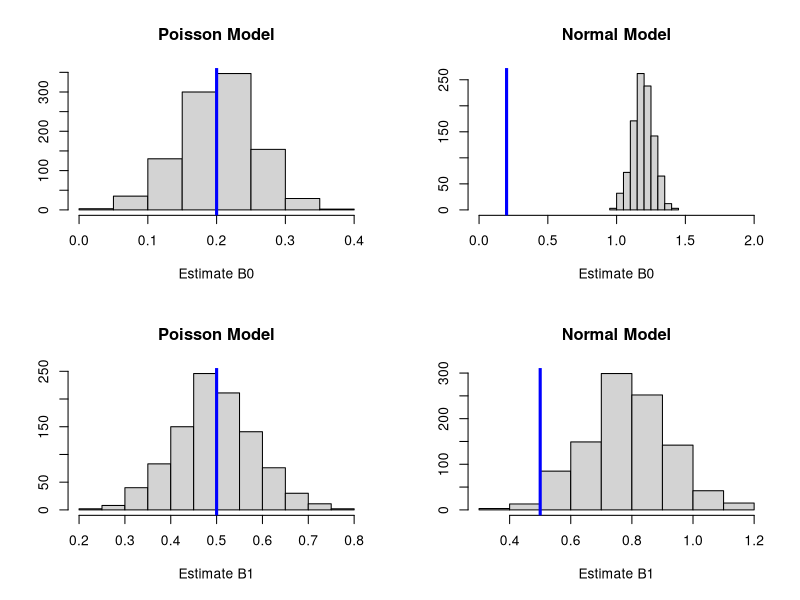
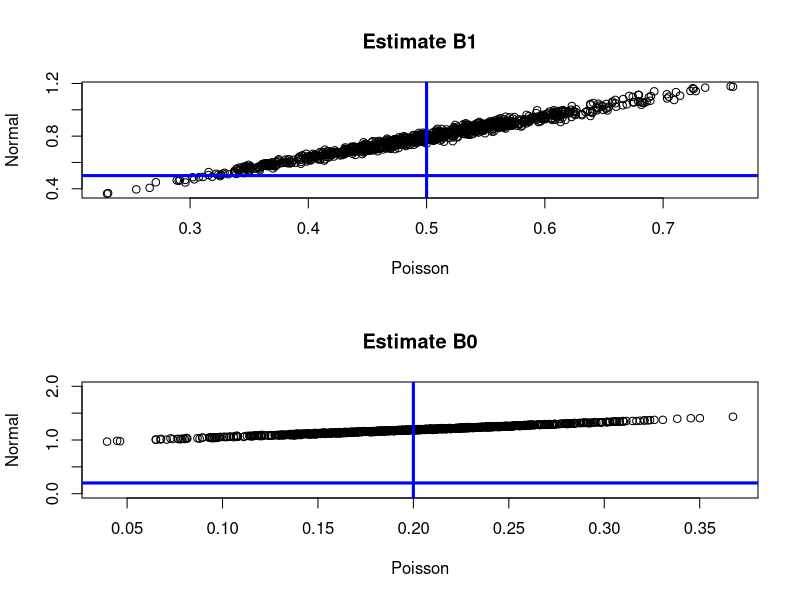

Write the R code that produced these figures, in order.
### Simulation study for LM(normal) vs GLM(link=Poisson) ###

set.seed(3759) ## for reproducibility
reps <- 1000 ## number of simulated data sets
par.est.pois <- matrix(NA, nrow=reps, ncol = 4)
par.est.norm <- matrix(NA, nrow=reps, ncol = 4)
b0 <- .2
b1 <- .5
n<- 1000
X<- runif(n, 0, 1)

for(i in 1:reps)
{
  Y <-rpois(n, exp(b0 + b1*X))
  ## poisson regression fit and estimates
  glm1 <- glm(Y ~ X, family = 'poisson')
  vcv <- vcov(glm1)
  par.est.pois[i,1] <- glm1$coef[1]
  par.est.pois[i,2] <- glm1$coef[2]
  par.est.pois[i,3] <- sqrt(diag(vcv)[1])
  par.est.pois[i,4] <- sqrt(diag(vcv)[2])
  ## normal regression fit and estimates
  lm1 <- lm(Y ~ X)
  vcv <- vcov(lm1)
  par.est.norm[i,1] <- lm1$coef[1]
  par.est.norm[i,2] <- lm1$coef[2]
  par.est.norm[i,3] <- sqrt(diag(vcv)[1])
  par.est.norm[i,4] <- sqrt(diag(vcv)[2])
}

#means of coefficient estimates
print(mean(par.est.pois[ , 1]))
print(mean(par.est.pois[ , 2]))
print(mean(par.est.norm[ , 1]))
print(mean(par.est.norm[ , 2]))

#SE of coefficient estimates
print(sqrt( var(par.est.pois[ , 1]) / reps) )
print(sqrt( var(par.est.pois[ , 2]) / reps) )
print(sqrt( var(par.est.norm[ , 1]) / reps) )
print(sqrt( var(par.est.norm[ , 2]) / reps) )

##plots
par(mfrow=c(2,2))
hist(par.est.pois[ , 1], xlab="Estimate B0", ylab="", main="Poisson Model")
abline(v=b0, col='blue', lwd=3)
hist(par.est.norm[ , 1], xlim = c(0,2), xlab="Estimate B0", ylab="", main="Normal Model")
abline(v=b0, col='blue', lwd=3)
hist(par.est.pois[ , 2], xlab="Estimate B1", ylab="", main="Poisson Model")
abline(v=b1, col='blue', lwd=3)
hist(par.est.norm[ , 2], xlab="Estimate B1", ylab="", main="Normal Model")
abline(v=b1, col='blue', lwd=3)
par(mfrow=c(2,1))
plot(par.est.pois[ , 2], par.est.norm[ , 2],xlab="Poisson",ylab="Normal",main="Estimate B1")
abline(h=b1, col='blue', lwd=3)
abline(v=b1, col='blue', lwd=3)
plot(par.est.pois[ , 1], par.est.norm[ , 1], ylim = c(0,2), xlab="Poisson",ylab="Normal",main="Estimate B0")
abline(h=b0, col='blue', lwd=3)
abline(v=b0, col='blue', lwd=3)